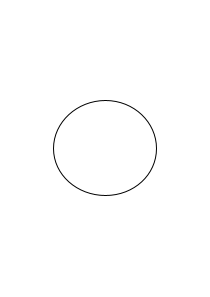
Frame 1 (no input)
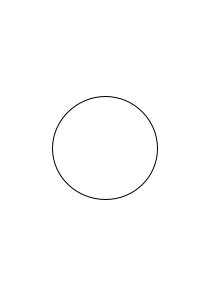
Frame 60 (the mouse pressed at the canvas centre just before this capture)
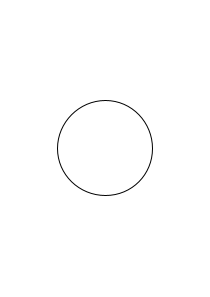
Frame 120 (the mouse held since frame 60 and released just before this capture)

The Processing sketch that drew these frames (run headless with seeded random() and noise(); from frame 60 on, the mouse is pressed at the canvas centre):

// Processing sketch: SketchPrintProcessingSketch
// ── SketchPrintProcessingSketch.pde
void setup() {
  size(210, 297);
}

void draw() {
  background(255);
  ellipse(width / 2, height / 2, random(90, 110), random(90, 110));
}

void keyPressed() {
  if (key == 'p') {
    printFrame(g);
  }
}

void printFrame(final PGraphics pPGraphics) {
  java.awt.print.PrinterJob mJob = java.awt.print.PrinterJob.getPrinterJob();
  mJob.setPrintable(new java.awt.print.Printable() {
    public int print(java.awt.Graphics pg, java.awt.print.PageFormat f, int pageIndex) {
      switch (pageIndex) {
      case 0:
        pg.drawImage(pPGraphics.image, 0, 0, null);
        return java.awt.print.Printable.PAGE_EXISTS;
      default:
        return NO_SUCH_PAGE;
      }
    }
  }
  );
  try {
    mJob.print();
  } 
  catch (Exception e) {
    e.printStackTrace();
  }
}
